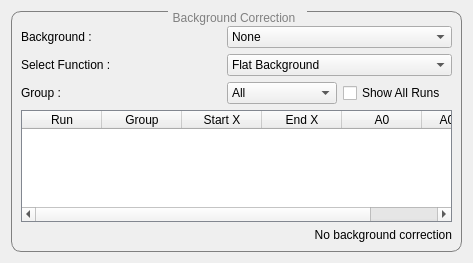
<?xml version="1.0" encoding="UTF-8"?>
<ui version="4.0">
 <class>background_corrections_view</class>
 <widget class="QWidget" name="background_corrections_view">
  <property name="geometry">
   <rect>
    <x>0</x>
    <y>0</y>
    <width>473</width>
    <height>263</height>
   </rect>
  </property>
  <property name="windowTitle">
   <string>Form</string>
  </property>
  <layout class="QGridLayout" name="gridLayout">
   <item row="0" column="0">
    <widget class="QGroupBox" name="groupBox">
     <property name="styleSheet">
      <string notr="true">QGroupBox {
border: 1px solid grey;
border-radius: 10px;
margin-top: 1ex;
margin-right: 0ex
}

QGroupBox:title {
subcontrol-origin: margin;
padding: 0 3px;
subcontrol-position: top center;
padding-top: 0px;
padding-bottom: 0px;
padding-right: 10px;
color: grey; }
</string>
     </property>
     <property name="title">
      <string>Background Correction</string>
     </property>
     <layout class="QGridLayout" name="gridLayout_2">
      <property name="topMargin">
       <number>14</number>
      </property>
      <item row="5" column="1" colspan="2">
       <widget class="QLabel" name="background_info_label">
        <property name="minimumSize">
         <size>
          <width>180</width>
          <height>0</height>
         </size>
        </property>
        <property name="text">
         <string>No background correction</string>
        </property>
        <property name="alignment">
         <set>Qt::AlignRight|Qt::AlignTrailing|Qt::AlignVCenter</set>
        </property>
       </widget>
      </item>
      <item row="1" column="1" colspan="2">
       <widget class="QComboBox" name="mode_combo_box">
        <item>
         <property name="text">
          <string>None</string>
         </property>
        </item>
        <item>
         <property name="text">
          <string>Auto</string>
         </property>
        </item>
       </widget>
      </item>
      <item row="2" column="1" colspan="2">
       <widget class="QComboBox" name="function_combo_box">
        <property name="toolTip">
         <string>Select a table which is loaded into the ADS.</string>
        </property>
        <item>
         <property name="text">
          <string>Flat Background</string>
         </property>
        </item>
        <item>
         <property name="text">
          <string>Flat Background + Exp Decay</string>
         </property>
        </item>
       </widget>
      </item>
      <item row="2" column="0">
       <widget class="QLabel" name="select_function_label">
        <property name="minimumSize">
         <size>
          <width>200</width>
          <height>0</height>
         </size>
        </property>
        <property name="maximumSize">
         <size>
          <width>200</width>
          <height>16777215</height>
         </size>
        </property>
        <property name="text">
         <string>Select Function :</string>
        </property>
       </widget>
      </item>
      <item row="3" column="0">
       <widget class="QLabel" name="group_label">
        <property name="minimumSize">
         <size>
          <width>200</width>
          <height>0</height>
         </size>
        </property>
        <property name="maximumSize">
         <size>
          <width>200</width>
          <height>16777215</height>
         </size>
        </property>
        <property name="text">
         <string>Group :</string>
        </property>
       </widget>
      </item>
      <item row="1" column="0">
       <widget class="QLabel" name="mode_label">
        <property name="minimumSize">
         <size>
          <width>200</width>
          <height>0</height>
         </size>
        </property>
        <property name="maximumSize">
         <size>
          <width>200</width>
          <height>16777215</height>
         </size>
        </property>
        <property name="text">
         <string>Background :</string>
        </property>
       </widget>
      </item>
      <item row="3" column="1">
       <widget class="QComboBox" name="group_combo_box">
        <item>
         <property name="text">
          <string>All</string>
         </property>
        </item>
       </widget>
      </item>
      <item row="3" column="2">
       <widget class="QCheckBox" name="show_all_runs_checkbox">
        <property name="text">
         <string>Show All Runs</string>
        </property>
       </widget>
      </item>
      <item row="4" column="0" colspan="3">
       <widget class="QTableWidget" name="correction_options_table">
        <property name="styleSheet">
         <string notr="true">QTableWidget {
font-size: 8pt;
 border: 1px solid #828790;
}

QTableWidget::item:selected {
background-color: #c7e0ff;
color: #000000;
}

QTableWidget::item:hover {
background-color: #c7e0ff;
}</string>
        </property>
        <property name="selectionMode">
         <enum>QAbstractItemView::SingleSelection</enum>
        </property>
        <attribute name="horizontalHeaderDefaultSectionSize">
         <number>80</number>
        </attribute>
        <attribute name="horizontalHeaderStretchLastSection">
         <bool>true</bool>
        </attribute>
        <attribute name="verticalHeaderVisible">
         <bool>false</bool>
        </attribute>
        <column>
         <property name="text">
          <string>Run</string>
         </property>
        </column>
        <column>
         <property name="text">
          <string>Group</string>
         </property>
        </column>
        <column>
         <property name="text">
          <string>Start X</string>
         </property>
        </column>
        <column>
         <property name="text">
          <string>End X</string>
         </property>
        </column>
        <column>
         <property name="text">
          <string>A0</string>
         </property>
        </column>
        <column>
         <property name="text">
          <string>A0 Error</string>
         </property>
        </column>
       </widget>
      </item>
     </layout>
    </widget>
   </item>
  </layout>
 </widget>
 <resources/>
 <connections/>
</ui>
